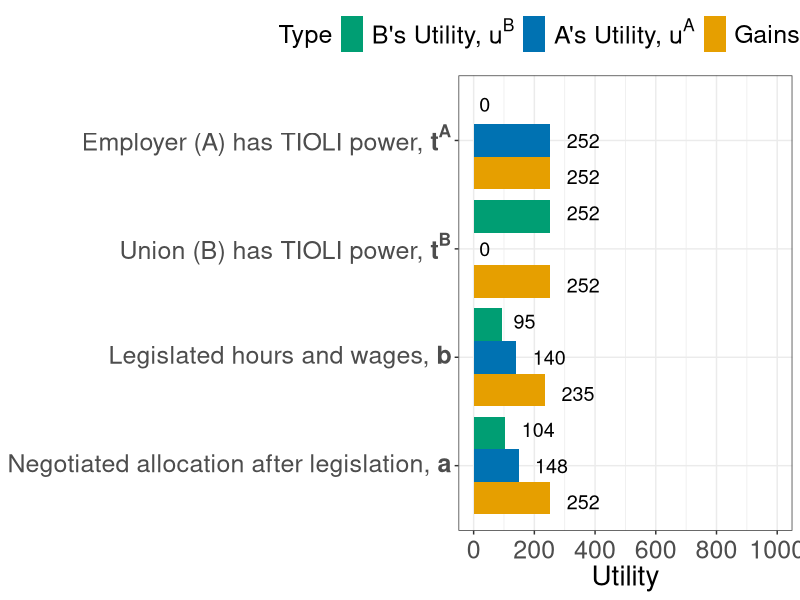
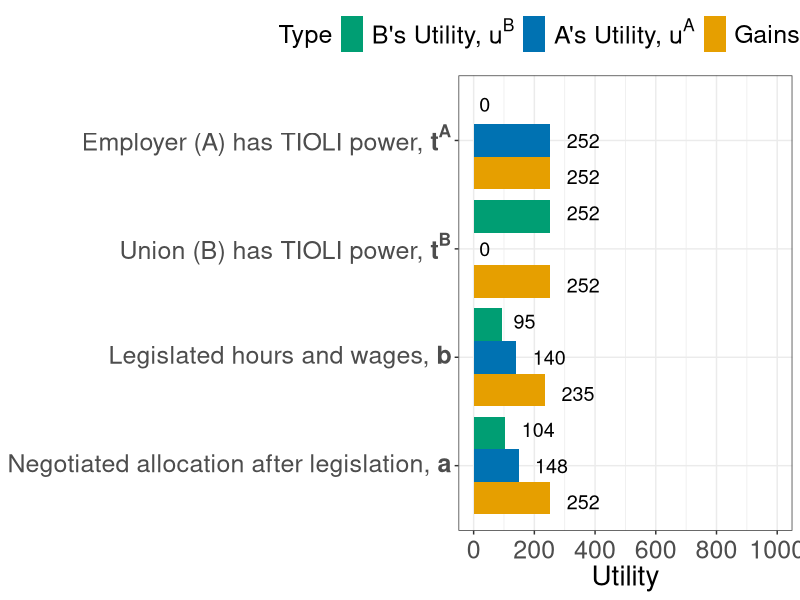

Write the R code that produced these figures, in order.
library(tidyverse)
ua <- c(252, 0, 140, 148)
ub <- c(0, 252, 95, 104)
point <- c("ta", "tb", "b", "a")
totalu <- c(252, 252, 235, 252)
df <- tibble(point, ua, ub, totalu)
dfnar <- 
  df %>% 
  gather(type, Utility, -point) %>% 
  arrange(point)
xaxislabs <- c("a",  "b",  expression(paste(t^A)), expression(paste(t^B)), "z")
x1 <- c(expression(paste("Endowment allocation, no trade, ", bold(z))))
x2 <- c(expression(paste("Employer (A) has TIOLI power, ", bold(t^A))))
x3 <- c(expression(paste("Union (B) has TIOLI power, ", bold(t^B))))
x5 <- c(expression(paste("Negotiated allocation after legislation, ", bold(a))))
dfplot <-
  dfnar %>%
  mutate(point = factor(point, levels = c("z", "ta", "tb", "b", "a")),
         type = factor(type, levels = c("ua","ub", "totalu")))

dfnar$point <- factor(dfnar$point, levels = c("a", "b", "tb", "ta", "z"))

plot1 <- dfnar %>% 
  ggplot(aes(x = point, y = Utility)) +
  geom_bar(aes(group = type, fill = type), stat = "identity", position = position_dodge()) + 
  #geom_text(aes(x=point,y=Utility,label=Utility),vjust=90) + 
  #geom_text(aes(x = point, y = Utility, label = Utility)) +
  #scale_x_discrete(labels = xaxislabs) + 
  scale_x_discrete(labels=c("z" = x1, "ta" = x2,
                            "tb" = x3, "b" = expression(paste("Legislated hours and wages, ",bold(b))), "a" = x5)) +
  scale_y_continuous(breaks = seq(0,1000,200),
                     labels = seq(0,1000,200),
                     limits = c(0,1000)) +
  scale_fill_manual(values=c("#009E73","#0072B2","#E69F00"), 
                    name = "Type",
                    breaks = c("ub","ua", "totalu"), 
                    labels = c(expression(paste("B's Utility, ", u^B)), expression(paste("A's Utility, ", u^A)), paste("Gains from exchange")))+
  #xlab("Point in the Edgeworth Box") + 
  theme_bw() +
  theme(legend.position = "top",
        legend.text.align = 0,
        axis.title = element_text(size = 20),
        axis.title.y = element_blank(),
        axis.text.y = element_text(size = 18),
        #legend.title = element_text(size = 16),
        legend.text = element_text(size = 18),
        legend.title = element_text(size = 18),
        axis.text.x  = element_text(vjust = 0.5, size = 18)) + 
  geom_text(
    aes(x = point, y = Utility, label = Utility, group = type), 
    hjust = -0.5, size = 5,
    position = position_dodge(width = 1),
    inherit.aes = TRUE
  ) + 
  coord_flip() 
plot1 



ggsave("property/unions_bargraph_rents.pdf", plot1, width = 11, height = 7)

# scale_fill_discrete(name = "", 
#                     breaks = c("ua", "ub", "totalu"), 
#                     labels = c(expression(paste("A's Utility, ", u^A)), expression(paste("B's Utility, ",u^B), "Total Utility"))
# ) +
#   scale_color_discrete(name = "", 
#                        breaks = c("ua", "ub", "totalu"), 
#                        labels = c(expression(paste("A's Utility, ", u^A)), expression(paste("B's Utility, ",u^B), "Total Utility"))
#   ) +
